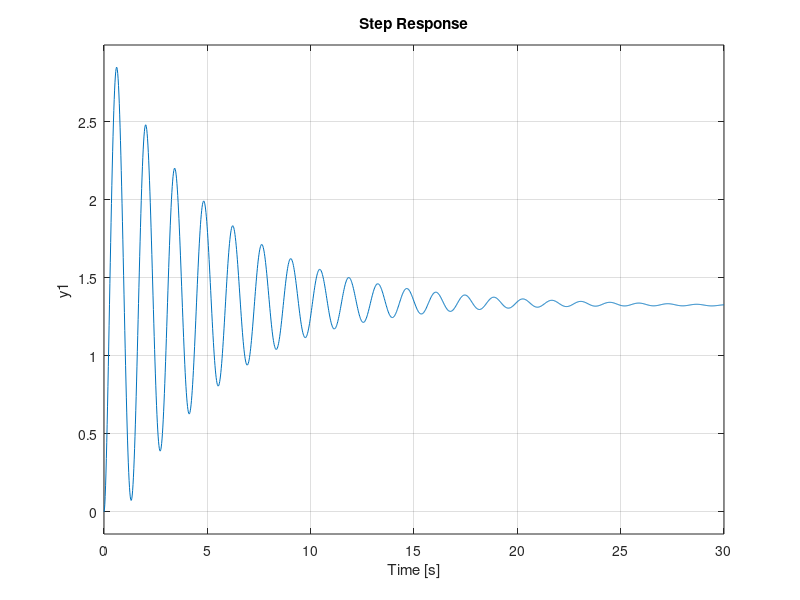

The MATLAB source for this figure: (Note: this script raises an error after producing the figure.)
clc;
close all;
clear all;


%PID in Series:

num=[250 5000];
den=[1 33.5 307.5 775 5500];

G=tf([num],[den]);                 

kp = 1.5
ki = -0.0015
kd = 0.28

Gc = pid(kp,ki,kd);

Mc = G * Gc;

step(Mc)

stepinfo(Mc)


